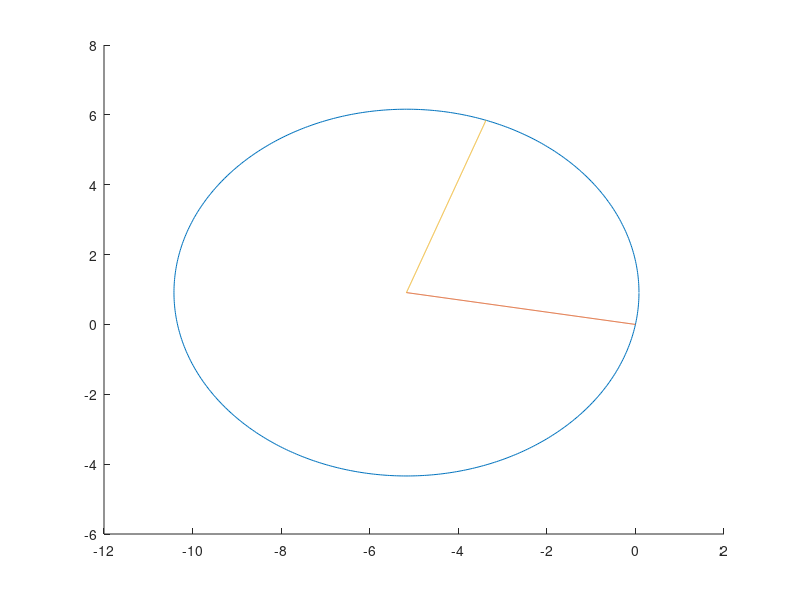

The MATLAB source for this figure:
clear all; close all;

StartPoint = [0 0];
BowRange = 7.3304;
InputAngle = 80*pi/180;
OutputAngle = 160*pi/180;


Radius = BowRange/abs((OutputAngle-InputAngle))
EndPointX = StartPoint(1) + Radius*(sin(OutputAngle)-sin(InputAngle))
EndPointY = StartPoint(2) + Radius*(cos(InputAngle)-cos(OutputAngle))

CenterPointX = StartPoint(1) + Radius*cos(InputAngle+pi/2);
CenterPointY = StartPoint(2) + Radius*sin(InputAngle+pi/2);

t = 0:0.01:2*pi;

xVal = CenterPointX + Radius*cos(t);
yVal = CenterPointY + Radius*sin(t);

t1 = CenterPointX:0.01:0;

Xline1 = linspace(CenterPointX,StartPoint(1),length(t1));
Yline1 = linspace(CenterPointY,StartPoint(2),length(Xline1));

Xline2 = linspace(CenterPointX,EndPointX,length(t1));
Yline2 = linspace(CenterPointY,EndPointY,length(t1));

figure;
hold on;
plot(xVal,yVal);
plot(Xline1,Yline1);
plot(Xline2,Yline2);
hold off;

